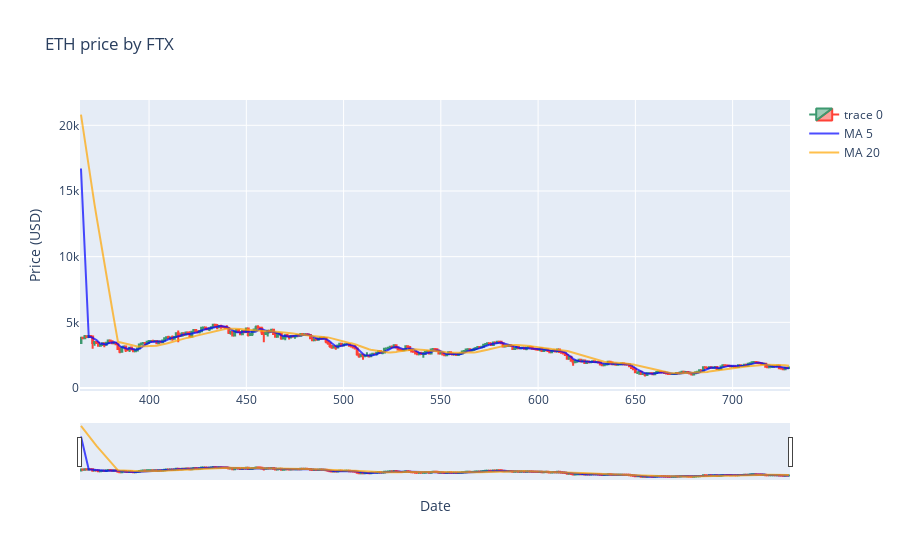

The code cell stored with this chart in its notebook:
### Code cell
#ETH price follow
eth=final_v1[(final_v1['exchange']=='ETH/USD')]
fig_eth = go.Figure(go.Candlestick(x=eth.index,
  open=eth['open'],
  high=eth['high'],
  low=eth['low'],
  close=eth['close']))
fig_eth.add_trace(go.Scatter(x=eth.index, 
                         y=eth['M5'], 
                         opacity=0.7, 
                         line=dict(color='blue', width=2), 
                         name='MA 5'))
fig_eth.add_trace(go.Scatter(x=eth.index, 
                         y=eth['M20'], 
                         opacity=0.7, 
                         line=dict(color='orange', width=2), 
                         name='MA 20'))
fig_eth.update_layout(title="ETH price by FTX")
fig_eth.update_xaxes(title_text="Date")
fig_eth.update_yaxes(title_text="Price (USD)") 
fig_eth.show()

### Figure 1 — Plotly figure (JSON) as saved in the notebook; plotly's stock layout.template omitted (floating-point values rounded to 4 significant figures; data arrays with more than 128 entries replaced by an {"elided": "..."} marker saying what was removed)
{"data": [{"close": {"elided": "365 float values"}, "high": {"elided": "365 float values"}, "low": {"elided": "365 float values"}, "open": {"elided": "365 float values"}, "type": "candlestick", "x": {"elided": "365 int values"}}, {"line": {"color": "blue", "width": 2}, "name": "MA 5", "opacity": 0.7, "type": "scatter", "x": {"elided": "365 int values"}, "y": {"elided": "365 float values"}}, {"line": {"color": "orange", "width": 2}, "name": "MA 20", "opacity": 0.7, "type": "scatter", "x": {"elided": "365 int values"}, "y": {"elided": "365 float values"}}], "layout": {"title": {"text": "ETH price by FTX"}, "xaxis": {"title": {"text": "Date"}}, "yaxis": {"title": {"text": "Price (USD)"}}}}
